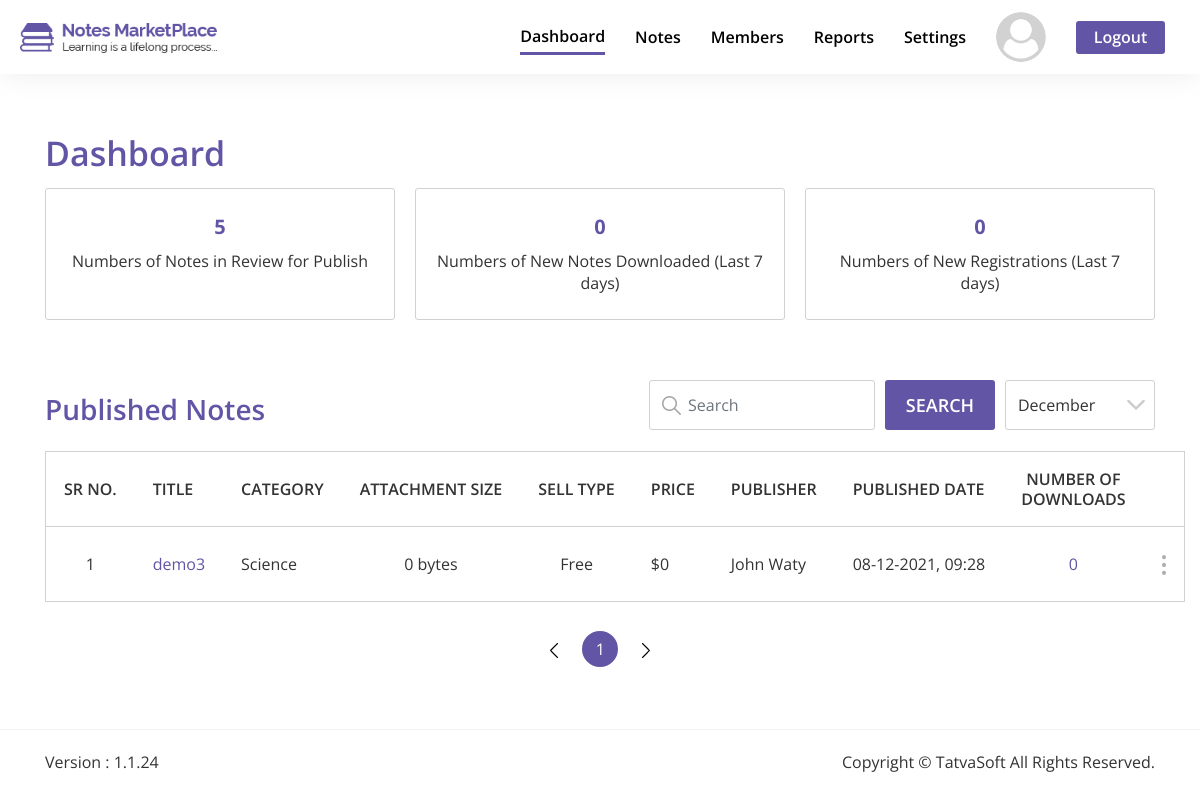
Screenshot of /Admin/html/dashboard.php (signed in) with the database file from the repository.
### tables this page shows
CREATE TABLE `system_configuration` (
  `SysConfigID` int(11) NOT NULL,
  `Key` varchar(100) NOT NULL,
  `Value` mediumtext NOT NULL,
  `CreatedDate` datetime DEFAULT current_timestamp(),
  `CreatedBy` int(11) DEFAULT NULL,
  `ModifiedDate` datetime DEFAULT NULL ON UPDATE current_timestamp(),
  `ModifiedBy` int(11) DEFAULT NULL,
  `IsActive` bit(1) NOT NULL DEFAULT b'1'
);

CREATE TABLE `seller_notes` (
  `NoteID` int(11) NOT NULL,
  `SellerID` int(11) NOT NULL,
  `Status` int(11) NOT NULL,
  `ActionedBy` int(11) DEFAULT NULL,
  `AdminRemarks` mediumtext DEFAULT NULL,
  `PublishedDate` datetime DEFAULT NULL,
  `Title` varchar(100) NOT NULL,
  `Category` int(11) NOT NULL,
  `DisplayPicture` varchar(500) DEFAULT NULL,
  `NoteType` int(11) DEFAULT NULL,
  `NumberOfPages` int(11) DEFAULT NULL,
  `Description` mediumtext NOT NULL,
  `UniversityName` varchar(200) DEFAULT NULL,
  `Country` int(11) DEFAULT NULL,
  `Course` varchar(100) DEFAULT NULL,
  `CourseCode` varchar(100) DEFAULT NULL,
  `Professor` varchar(100) DEFAULT NULL,
  `IsPaid` bit(1) NOT NULL,
  `SellingPrice` decimal(10,0) DEFAULT NULL,
  `NotesPreview` mediumtext DEFAULT NULL,
  `CreatedDate` datetime DEFAULT current_timestamp(),
  `CreatedBy` int(11) DEFAULT NULL,
  `ModifiedDate` datetime DEFAULT NULL ON UPDATE current_timestamp(),
  `ModifiedBy` int(11) DEFAULT NULL,
  `IsActive` bit(1) NOT NULL DEFAULT b'1'
);

CREATE TABLE `note_categories` (
  `CategoryID` int(11) NOT NULL,
  `Name` varchar(100) NOT NULL,
  `Description` mediumtext NOT NULL,
  `CreatedDate` datetime DEFAULT current_timestamp(),
  `CreatedBy` int(11) DEFAULT NULL,
  `ModifiedDate` datetime DEFAULT NULL ON UPDATE current_timestamp(),
  `ModifiedBy` int(11) DEFAULT NULL,
  `IsActive` bit(1) NOT NULL DEFAULT b'1'
);

CREATE TABLE `seller_notes_attachements` (
  `AttachmentID` int(11) NOT NULL,
  `NoteID` int(11) NOT NULL,
  `FileName` varchar(100) NOT NULL,
  `FilePath` mediumtext NOT NULL,
  `CreatedDate` datetime DEFAULT current_timestamp(),
  `CreatedBy` int(11) DEFAULT NULL,
  `ModifiedDate` datetime DEFAULT NULL ON UPDATE current_timestamp(),
  `ModifiedBy` int(11) DEFAULT NULL,
  `IsActive` bit(1) NOT NULL DEFAULT b'1'
);

CREATE TABLE `users` (
  `UserID` int(11) NOT NULL,
  `RoleID` int(11) NOT NULL DEFAULT 3,
  `FirstName` varchar(50) NOT NULL,
  `LastName` varchar(50) NOT NULL,
  `EmailID` varchar(100) NOT NULL,
  `Password` varchar(24) NOT NULL,
  `IsEmailVerified` bit(1) NOT NULL DEFAULT b'0',
  `CreatedDate` datetime DEFAULT current_timestamp(),
  `CreatedBy` int(11) DEFAULT NULL,
  `ModifiedDate` datetime DEFAULT NULL ON UPDATE current_timestamp(),
  `ModifiedBy` int(11) DEFAULT NULL,
  `IsActive` bit(1) NOT NULL DEFAULT b'1'
);

### Admin/html/dashboard.php (the view, shortened to what the rows shown need)
<?php include "../includes/head.php"; ?>
<body>
    <section id="dashboard">
        <div class="only-white-nav extra-style-nav only-white-nav-with-mb">
            <header class="site-header">
                <div class="header-wrapper">
                    <div class="navigation-wrapper">
                        <nav class="main-nav">
                            <ul class="menu-navigation">
                                <li class="logged-in-user-photo-li">
                                    <div class="dropdown user-picture-dropdown">
                                        <a href="#" role="button" id="dropdownMenuLink" data-toggle="dropdown" aria-haspopup="true" aria-expanded="false">
                                            <div class="logged-in-user-photo">
                                                <img src="<?php echo $user_dp_path; ?>" alt="User Photo" class="rounded-circle">
                                            </div>
                                        </a>
                                    </div>
                                </li>
                            </ul>
                        </nav>
                    </div>
                </div>
            </header>
        </div>
        <div class="content-box-lg">
            <div class="container">
                <div class="dashboard-published-notes-table general-table-responsive">
                    <div class="table-responsive-xl">
                        <table class="table table-bordered" id="dashboard-published-notes-table">
                            <thead>
                                <tr>
                                    <th scope="col">sr no.</th>
                                    <th scope="col">title</th>
                                    <th scope="col">category</th>
                                    <th scope="col">Attachment Size</th>
                                    <th scope="col">Sell type</th>
                                    <th scope="col">price</th>
                                    <th scope="col">publisher</th>
                                    <th scope="col">published date</th>
                                    <th scope="col" class="text-center">Number of<br>downloads</th>
                                    <th scope="col" width="80px" data-orderable="false"></th>
                                </tr>
                            </thead>
                            <tbody>
                                <?php
                                $published_notes = "SELECT * FROM seller_notes WHERE Status = 9 AND IsActive = 1 ";
                                $published_notes_query = mysqli_query($connection, $published_notes);
                                while ($published_notes_row = mysqli_fetch_assoc($published_notes_query)) {
                                    $note_id = $published_notes_row['NoteID'];
                                    $note_title = $published_notes_row['Title'];
                                    $note_category = mysqli_fetch_assoc(mysqli_query($connection, "SELECT Name FROM note_categories WHERE CategoryID = {$published_notes_row['Category']} AND IsActive = 1 "))['Name'];
                                    $note_is_paid = $published_notes_row['IsPaid'];
                                    if ($note_is_paid == 0) {
                                        $note_sell_type = 'Free';
                                    } else {
                                        $note_sell_type = 'Paid';
                                    }
                                    $note_price = $published_notes_row['SellingPrice'];
                                    $note_publisher_id = $published_notes_row['SellerID'];
                                    $note_publisher_row = mysqli_fetch_assoc(mysqli_query($connection, "SELECT * FROM users WHERE UserID = {$note_publisher_id} AND IsActive = 1 "));
                                    $note_publisher_fullname = $note_publisher_row['FirstName'] . " " . $note_publisher_row['LastName'];
                                    $note_published_date = date("d-m-Y, h:i", strtotime($published_notes_row['PublishedDate']));
                                    $note_published_date_str = strtotime($note_published_date);
                                    $note_attachment = "SELECT * FROM seller_notes_attachements WHERE NoteID = {$note_id} ";
                                    $note_attachment_query = mysqli_query($connection, $note_attachment);
                                    $note_attachments_count = mysqli_num_rows($note_attachment_query);
                                    if ($note_attachments_count == 1) {
                                        $note_attachment_filepath = mysqli_fetch_assoc($note_attachment_query)['FilePath'];
                                        $note_attachment_size_bytes = filesize($note_attachment_filepath);
                                    } else {
                                        $note_attachment_size_bytes = 0;
                                        foreach ($note_attachment_query as $note_attachment_row) {
                                            $note_attachment_size_bytes += filesize($note_attachment_row['FilePath']);
                                        }
                                    }
                                    $note_attachment_size = noteAttachmentSize($note_attachment_size_bytes);
                                    $note_downloads = "SELECT * FROM downloads WHERE NoteID = {$note_id} AND IsSellerHasAllowedDownload = 1 ";
                                    $note_downloads_query = mysqli_query($connection, $note_downloads);
                                    $note_downloads_count = mysqli_num_rows($note_downloads_query);
                                ?>
                                    <tr>
                                        <td class="text-center"></td>
                                        <td class="purple-td"><a href='note-details.php?note_id=<?php echo $note_id; ?>'><?php echo $note_title; ?></a></td>
                                        <td><?php echo $note_category; ?></td>
                                        <td class="text-center"><?php echo $note_attachment_size; ?></td>
                                        <td class="text-center"><?php echo $note_sell_type; ?></td>
                                        <td>$<?php echo $note_price; ?></td>
                                        <td><?php echo $note_publisher_fullname; ?></td>
                                        <td data-sort="<?php echo $note_published_date_str; ?>"><?php echo $note_published_date; ?></td>
                                        <td class="purple-td text-center"><a href='downloaded-notes.php?note_id=<?php echo $note_id; ?>'><?php echo $note_downloads_count; ?></a></td>
                                        <td class="text-center visible-overflow-for-dropdown">
                                            <div class="dropdown dropdown-dots-table">
                                                <a href="#" role="button" id="dropdownMenuLink" data-toggle="dropdown" aria-haspopup="true" aria-expanded="false">
                                                    <img class="dots-in-table" src="../images/Dashboard/dots.png" alt="edit">
                                                </a>
                                            </div>
                                        </td>
                                    </tr>
                                <?php } ?>
                            </tbody>
                        </table>
                    </div>
                </div>
            </div>
        </div>
    </section>
</body>
</html>

### rows the page displays
system_configuration: Value (placeholder picture)
seller_notes: Title "demo3", Category.Name "Science", seller_notes_attachements.FilePath "0 bytes", IsPaid "Free", SellingPrice "0", SellerID.LastName "John Waty", PublishedDate "08-12-2021, 09:28", note_downloads_count "0"

### other values shown
$notes_under_review_count "5"
$downloaded_notes_count "0"
$registrations_count "0"
form field value "December"
